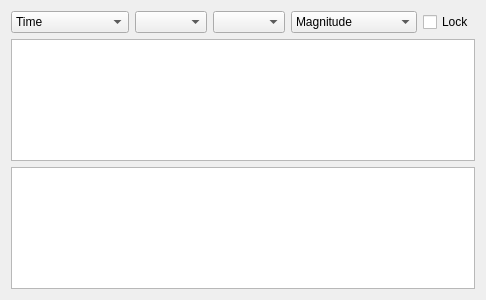
<?xml version="1.0" encoding="UTF-8"?>
<ui version="4.0">
 <class>Form</class>
 <widget class="QWidget" name="Form">
  <property name="geometry">
   <rect>
    <x>0</x>
    <y>0</y>
    <width>442</width>
    <height>300</height>
   </rect>
  </property>
  <property name="windowTitle">
   <string>Form</string>
  </property>
  <layout class="QVBoxLayout" name="verticalLayout">
   <item>
    <layout class="QHBoxLayout" name="button_layout">
     <item>
      <widget class="QComboBox" name="signal_selector">
       <property name="toolTip">
        <string>Select the type of data to look at.</string>
       </property>
       <item>
        <property name="text">
         <string>Time</string>
        </property>
       </item>
       <item>
        <property name="text">
         <string>Windowed Time</string>
        </property>
       </item>
       <item>
        <property name="text">
         <string>Spectrum</string>
        </property>
       </item>
       <item>
        <property name="text">
         <string>Autospectrum</string>
        </property>
       </item>
       <item>
        <property name="text">
         <string>FRF</string>
        </property>
       </item>
       <item>
        <property name="text">
         <string>Coherence</string>
        </property>
       </item>
       <item>
        <property name="text">
         <string>FRF Coherence</string>
        </property>
       </item>
       <item>
        <property name="text">
         <string>Reciprocity</string>
        </property>
       </item>
      </widget>
     </item>
     <item>
      <widget class="QComboBox" name="response_coordinate_selector">
       <property name="toolTip">
        <string>Select the channel to look at.</string>
       </property>
       <property name="sizeAdjustPolicy">
        <enum>QComboBox::AdjustToContents</enum>
       </property>
      </widget>
     </item>
     <item>
      <widget class="QComboBox" name="reference_coordinate_selector">
       <property name="toolTip">
        <string>Select the reference to look at.</string>
       </property>
       <property name="sizeAdjustPolicy">
        <enum>QComboBox::AdjustToContents</enum>
       </property>
      </widget>
     </item>
     <item>
      <widget class="QComboBox" name="data_type_selector">
       <property name="toolTip">
        <string>Select how the data is displayed.</string>
       </property>
       <item>
        <property name="text">
         <string>Magnitude</string>
        </property>
       </item>
       <item>
        <property name="text">
         <string>Magnitude/Phase</string>
        </property>
       </item>
       <item>
        <property name="text">
         <string>Real</string>
        </property>
       </item>
       <item>
        <property name="text">
         <string>Imaginary</string>
        </property>
       </item>
       <item>
        <property name="text">
         <string>Real/Imaginary</string>
        </property>
       </item>
      </widget>
     </item>
     <item>
      <widget class="QCheckBox" name="lock_response_checkbox">
       <property name="toolTip">
        <string>Locks the channel so it does not update when the increment channels buttons are clicked.  Channel can still be manually changed.</string>
       </property>
       <property name="text">
        <string>Lock</string>
       </property>
      </widget>
     </item>
     <item>
      <spacer name="button_spacer">
       <property name="orientation">
        <enum>Qt::Horizontal</enum>
       </property>
       <property name="sizeHint" stdset="0">
        <size>
         <width>40</width>
         <height>20</height>
        </size>
       </property>
      </spacer>
     </item>
    </layout>
   </item>
   <item>
    <widget class="PlotWidget" name="primary_plot">
     <property name="backgroundBrush">
      <brush brushstyle="NoBrush">
       <color alpha="255">
        <red>255</red>
        <green>255</green>
        <blue>255</blue>
       </color>
      </brush>
     </property>
    </widget>
   </item>
   <item>
    <widget class="PlotWidget" name="secondary_plot">
     <property name="backgroundBrush">
      <brush brushstyle="NoBrush">
       <color alpha="255">
        <red>255</red>
        <green>255</green>
        <blue>255</blue>
       </color>
      </brush>
     </property>
    </widget>
   </item>
  </layout>
 </widget>
 <customwidgets>
  <customwidget>
   <class>PlotWidget</class>
   <extends>QGraphicsView</extends>
   <header location="global">pyqtgraph</header>
  </customwidget>
 </customwidgets>
 <resources/>
 <connections/>
</ui>
